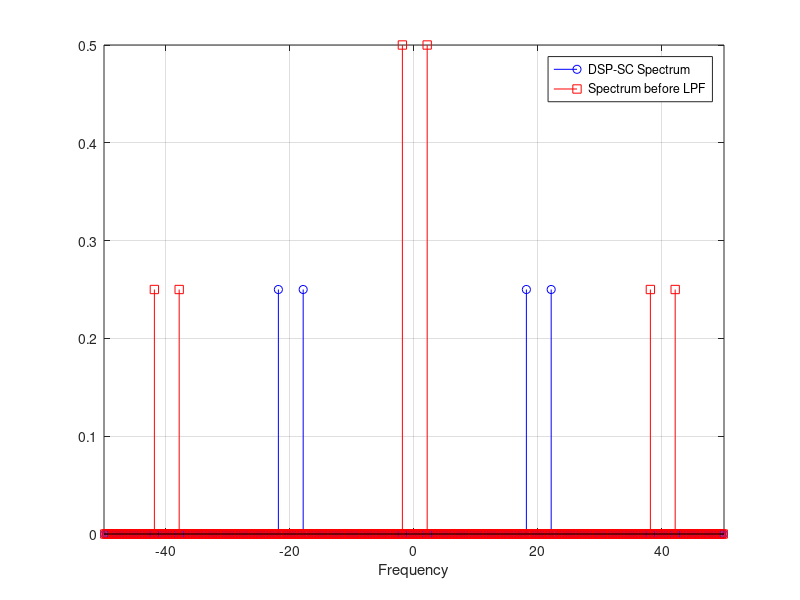

Here is the MATLAB script that generated this plot: (Note: this script raises an error after producing the figure.)
 clear all
 close all
 clc
 fs = 100;%Sampling period
 ts = 1/fs;%Sampling interval
 T = 4;%Total time to obverse a signal
 t = ts:ts:T;
 figure(1)
 fm = 2;
 mp = 1;
 m = mp*cos(2*pi*fm*t);

 fc = 20;%Carrier frequency
 c = cos(2*pi*fc*t);
 s = m.*c;
%  A=1;
%  sAM = (m+A).*c;
%Fourier Transform on AM signal
n = length(s); % y is input signal
fre = fftshift(fft(s,n));
f = (-(n-1)/2 : (n-1)/2)*(fs/n);
figure(1)
stem(f,abs(fre)/n,"b-o")
hold on
% n = length(sAM); % y is input signal
% fre = fftshift(fft(sAM,n));
% f = (-(n-1)/2 : (n-1)/2)*(fs/n);
% stem(f,abs(fre)/n,"r-v")
grid on
xlabel("Frequency") 
axis([-50 50 0 0.5])
legend("DSP-SC Spectrum")
r = s.*(2*c);
n = length(r); % y is input signal
fre = fftshift(fft(r,n));
f = (-(n-1)/2 : (n-1)/2)*(fs/n);
figure(1)
stem(f,abs(fre)/n,"r-s")
legend("DSP-SC Spectrum","Spectrum before LPF")

f_cutoff = 10; 
f_stop  = 15;
lpFilt = designfilt('lowpassfir','PassbandFrequency',f_cutoff,'StopbandFrequency',f_stop,...
    'SampleRate',fs);
fvtool(lpFilt)

m_rec = filter(lpFilt,r) % m is the message signal
figure(3)
plot(t,m,'b-*')
hold on
plot(t,m_rec,'r-o')
legend('Orginal Message','Recovered Message')
grid on
xlabel('Time')
ylabel('Amplitude')
n = length(m_rec); % y is input signal
fre = fftshift(fft(m_rec,n));
f = (-(n-1)/2 : (n-1)/2)*(fs/n);
figure(4)
stem(f,abs(fre)/n,"r-s")
legend("Recovered Message Signal")

